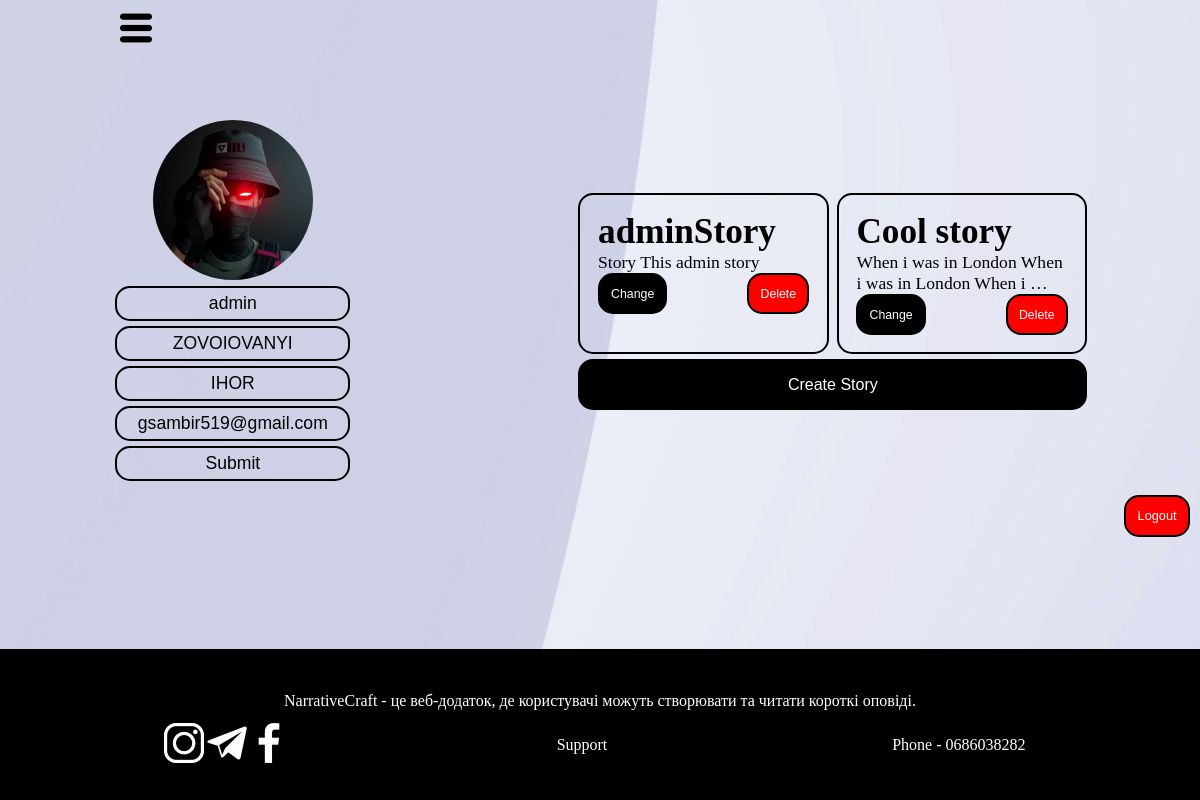
The app's page /profile (signed in), older data.
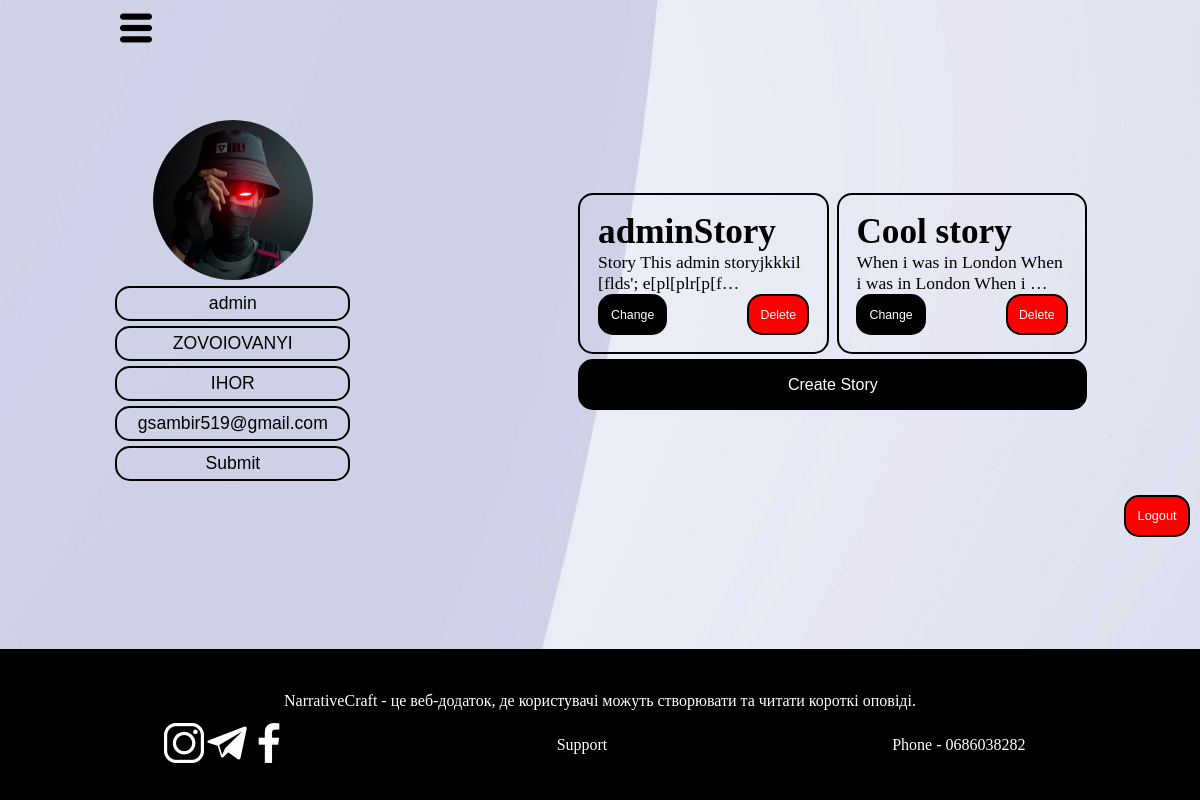
The same page, newer data.
### Home/models.py (models this page shows)
class User(AbstractUser):
    image = models.ImageField(upload_to='media/user_images/', blank=True, null=True)

class Story(models.Model):
    name = models.CharField(max_length=100)
    story = models.TextField()
    autor = models.ForeignKey(User, on_delete=models.SET_NULL, blank=False, null=True)
    backgroundImage = models.ImageField(upload_to='media/backgroundImages/', blank=True, null=True)

### Home/views.py (the view, shortened to what this page needs)
# urls.py: path('profile', ProfilePage.as_view(), name='profile'),
class ProfilePage(TemplateView):
    template_name = "html/profile.html"
    form_class = UserChangeForm
    def get(self, request, *args, **kwargs):
        if not request.user.is_authenticated:
            return HttpResponse('Unauthorized', status=401)
        return super().get(request, *args, **kwargs)
    def get_context_data(self, *args, **kwargs):
        context = super().get_context_data(**kwargs)
        context["form"] = self.form_class(instance=self.request.user)
        context["userStories"] = Story.objects.filter(autor=self.request.user)
        return context

### Home/forms.py
class UserChangeForm(BaseUserChangeForm):
    class Meta:
        model = get_user_model()
        fields = ["username", "first_name", "last_name", "email", "image"]
        widgets = {
                "username": forms.TextInput(attrs={"placeholder": "Username"}),
                "first_name": forms.TextInput(attrs={"placeholder": "Firstname"}),
                "last_name": forms.TextInput(attrs={"placeholder": "Lastname"}),
                "email": forms.EmailInput(attrs={"placeholder": "Email"}),
            }

### templates/html/profile.html (shortened to what this page needs)
{% load static %}
<!DOCTYPE html>
<html lang="en">
<head>
    <link rel="stylesheet" href={% static 'css/base.css' %}>
    <link rel="stylesheet" href={% static 'css/profile.css' %}>
</head>
<body>
    {% include 'html/includes/header.html' %}
    <main>
        <div class="changedInfo">
            <form method="post" enctype="multipart/form-data">
                <label id="label_id_image" for="id_image">
                    <img class="user_img" src="
                        {% if user.image %}
                            {{ user.image }}
                        {% else %}
                            {% static 'images/user.png' %}
                        {% endif %}" alt="{{ user.username }}">
                </label>
                {{ form.username }}
                {{ form.first_name }}
                {{ form.last_name }}
                {{ form.email }}
                <input type="submit">
            </form>
            <div class="storiesAndCreateBtn">
                <div class="stories">
                    {% for story in userStories %}
                        <div class="story" id="story_{{ story.id }}">
                            <h1>{{ story.name }}</h1>
                            <p>
                                {{ story.story|truncatechars:50 }}
                                <a href="/changeStory/{{ story.name }}">
                                    <button>Change</button>
                                </a>
                                <button class="deleteStory" onclick="showDeleteStoryPopup({{ story.id }})">Delete</button>
                            </p>
                        </div>
                    {% endfor %}
                </div>
                <a href="/createStory">
                    <button class="createStoryBtn">Create Story</button>
                </a>
            </div>
        </div>
        <a id="logout" href="/logout"><button>Logout</button></a>
    </main>
    {% include "html/includes/footer.html" %}
</body>
</html>

### templates/html/includes/header.html (shortened to what this page needs)
{% load static %}
<link rel="stylesheet" href={% static 'css/header.css' %}>
<header>
    <img onclick="linksHeaderClick()" id="menu_img" src="{% static 'images/menu.png' %}" alt="">
</header>

### templates/html/includes/footer.html
{% load static %}
<footer>
    <p class="descriptionProject">NarrativeCraft - це веб-додаток, де користувачі можуть створювати та читати короткі оповіді.</p>
    <div class="info">
        <div class="links">
            <a href=""><img src="{% static 'images/instagram.png' %}" alt="Instagram"></a>
            <a href=""><img src="{% static 'images/telegram.png' %}" alt="Telegram"></a>
            <a href=""><img src="{% static 'images/facebook.png' %}" alt="Facebook"></a>
        </div>
        <a href="">Support</a>
        <p class="phone">Phone - 0686038282</p>
    </div>
</footer>

### Home/static/css/base.css (style rules this page uses)
* { padding: 0; margin: 0; }
body { display: flex; flex-direction: column; min-height: 100vh; }
main { flex: 1; }
footer { padding: 2em; background: black; color: white; }
footer .descriptionProject { margin: 1%; text-align: center; }
footer a { text-decoration: none; color: white; margin: 1%; }
footer .links { justify-content: space-between; display: flex; }
footer .links img { width: 2.5em; }
footer .info { display: flex; justify-content: space-around; align-items: center; }
footer .info p { margin: 1%; }
button { border: solid 2px black; padding: 0.9em; background: black; border-radius: 15px; color: white; font-size: 0.5em; }

### Home/static/css/profile.css (style rules this page uses)
main { margin-top: 10%; display: flex; flex-direction: column; }
form { display: flex; flex-direction: column; align-items: center; }
input { width: -webkit-fill-available; text-align: center; padding: 5px; margin: 1%; font-size: 1.1em; outline: none; border-radius: 15px; border: 2px solid black; background: transparent; }
.user_img { border-radius: 50%; width: 10em; height: 10em; object-fit: cover; }
.storiesAndCreateBtn { display: flex; flex-direction: column; align-items: center; }
.storiesAndCreateBtn a { margin-top: 1%; text-align: center; width: 100%; }
.createStoryBtn { width: 100%; font-size: 1em; }
.stories { width: 100%; max-height: 20em; overflow-y: auto; overflow-x: hidden; display: grid; justify-items: center; grid-template-columns: repeat(2, 1fr); gap: 1ch; }
.story { padding: 1em; border: solid 2px black; border-radius: 15px; width: 12em; font-size: 1.1em; }
button { font-size: 0.7em; }
#logout { width: 4em; margin: 1%; align-self: flex-end }
#logout button { background: red; font-size: 0.8em; }
.changedInfo { display: flex; justify-content: space-around; align-items: center; }
.deleteStory { background: red; float: right; }

### Home/static/css/header.css (style rules this page uses)
#menu_img { height: 2em; }
header { position: fixed; margin-left: 10%; margin-top: 1%; display: flex; align-items: center; z-index: 10; }

Row changes from the older to the newer data that the page shows:
changed Story "adminStory": story "Story This admin story" → "Story This admin storyjkkkil [flds'; e[pl[plr[p[f…"
